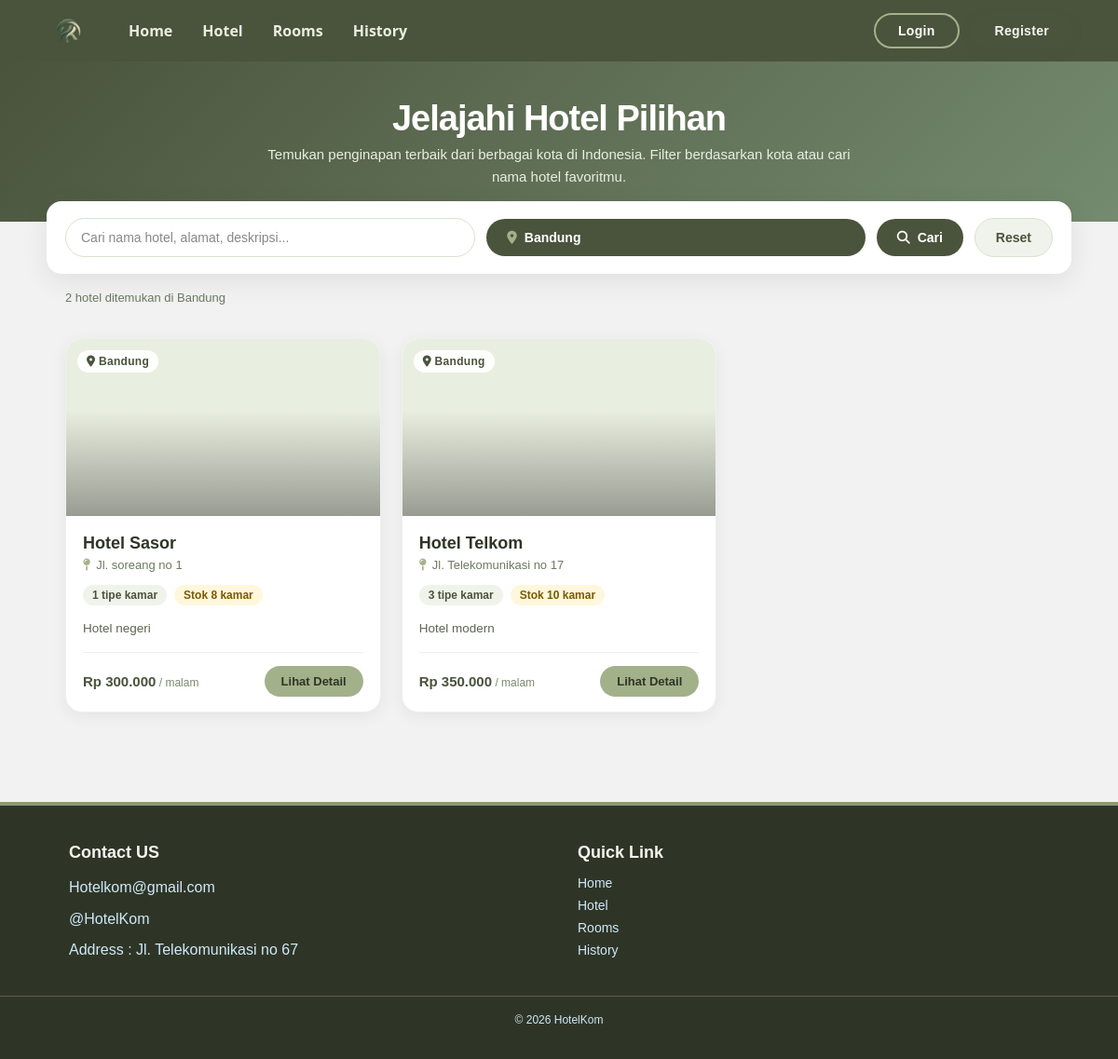
The page /hotels.php?kota=Bandung on the database its author committed.
### tables this page shows
CREATE TABLE `hotels` (
  `id_hotel` int(11) NOT NULL,
  `nama_hotel` varchar(100) NOT NULL,
  `alamat` text NOT NULL,
  `kota` varchar(50) NOT NULL,
  `deskripsi` text DEFAULT NULL
);

### hotels.php (the view, shortened to what this page needs)
<?php
require_once 'config/koneksi.php';
$q    = isset($_GET['q']) ? trim($_GET['q']) : '';
$kota = isset($_GET['kota']) ? trim($_GET['kota']) : '';
$where  = [];
$params = [];
$types  = '';
if ($kota !== '') {
    $where[] = "h.kota = ?";
    $params[] = $kota;
    $types .= 's';
}
$sql = "SELECT h.*,
               (SELECT COUNT(*) FROM rooms r WHERE r.id_hotel = h.id_hotel) AS jumlah_tipe,
               (SELECT COALESCE(SUM(r.stok_kamar),0) FROM rooms r WHERE r.id_hotel = h.id_hotel) AS total_stok,
               (SELECT MIN(r.harga_per_malam) FROM rooms r WHERE r.id_hotel = h.id_hotel) AS harga_termurah
        FROM hotels h";
if (!empty($where)) {
    $sql .= " WHERE " . implode(" AND ", $where);
}
$sql .= " ORDER BY h.id_hotel DESC";
$hotels = [];
if (!empty($params)) {
    $stmt = mysqli_prepare($koneksi, $sql);
    mysqli_stmt_bind_param($stmt, $types, ...$params);
    mysqli_stmt_execute($stmt);
    $res = mysqli_stmt_get_result($stmt);
    while ($row = mysqli_fetch_assoc($res)) $hotels[] = $row;
} else {
    $res = $koneksi->query($sql);
    if ($res) while ($row = $res->fetch_assoc()) $hotels[] = $row;
}
function e($s){ return htmlspecialchars((string)$s, ENT_QUOTES, 'UTF-8'); }
function rupiah($n){ return 'Rp ' . number_format((float)$n, 0, ',', '.'); }
include 'includes/header.php';
include 'includes/navbar.php';
?>
<section class="hotels-hero">
    <h1>Jelajahi Hotel Pilihan</h1>
    <p>Temukan penginapan terbaik dari berbagai kota di Indonesia. Filter berdasarkan kota atau cari nama hotel favoritmu.</p>
</section>
<form method="GET" class="filter-bar">
    <input type="text" name="q" placeholder="Cari nama hotel, alamat, deskripsi..." value="<?php echo e($q); ?>">
    <div class="custom-dropdown" id="kotaCustom" style="display:none;">
        <button type="button" class="custom-dropdown-trigger" id="kotaTrigger" aria-haspopup="listbox" aria-expanded="false">
            <span class="trigger-left"><i class="fa-solid fa-location-dot"></i><span id="kotaTriggerText">Semua Kota</span></span>
            <i class="fa-solid fa-chevron-down custom-dropdown-arrow"></i>
        </button>
    </div>
    <button type="submit"><i class="fa-solid fa-magnifying-glass"></i> Cari</button>
    <?php if ($q!=='' || $kota!==''): ?>
        <a href="hotels.php" class="btn-reset">Reset</a>
    <?php endif; ?>
</form>
<div class="info-bar">
    <?php echo count($hotels); ?> hotel ditemukan
    <?php if ($kota!=='' ) echo ' di '.e($kota); ?>
</div>
<section class="hotels-section">
    <?php if (empty($hotels)): ?>
        <div class="empty-state">
            <h3>Tidak ada hotel ditemukan</h3>
            <p>Coba ubah kata kunci pencarian atau pilih kota lain. Jika kamu admin, tambahkan hotel di panel admin.</p>
            <br>
            <a href="hotels.php" class="hotel-foot a" style="background:#4A533C;color:#fff;padding:10px 20px;border-radius:999px;text-decoration:none;font-weight:600;">Lihat Semua Hotel</a>
        </div>
    <?php else: ?>
        <div class="hotels-grid">
            <?php foreach ($hotels as $h): ?>
                <div class="hotel-card">
                    <div class="hotel-img">
                        <span class="hotel-badge"><i class="fa-solid fa-location-dot"></i> <?php echo e($h['kota']); ?></span>
                    </div>
                    <div class="hotel-body">
                        <h3><?php echo e($h['nama_hotel']); ?></h3>
                        <div class="hotel-meta">
                            <i class="fa-solid fa-map-pin"></i>
                            <span><?php echo e(mb_strimwidth($h['alamat'],0,42,'...')); ?></span>
                        </div>
                        <div style="display:flex;gap:8px;flex-wrap:wrap;margin:6px 0;">
                            <span style="background:#f0f3eb;color:#4A533C;padding:4px 10px;border-radius:999px;font-size:12px;font-weight:600;">
                                <?php echo (int)$h['jumlah_tipe']; ?> tipe kamar
                            </span>
                            <span style="background:#fff7dc;color:#7a5a00;padding:4px 10px;border-radius:999px;font-size:12px;font-weight:600;">
                                Stok <?php echo (int)$h['total_stok']; ?> kamar
                            </span>
                        </div>
                        <p class="hotel-desc"><?php echo $h['deskripsi'] ? e($h['deskripsi']) : 'Belum ada deskripsi untuk hotel ini.'; ?></p>
                        <div class="hotel-foot">
                            <div class="hotel-price">
                                <?php if ($h['harga_termurah']): ?>
                                    <?php echo rupiah($h['harga_termurah']); ?><small> / malam</small>
                                <?php else: ?>
                                    <small style="color:#999;">Belum ada kamar</small>
                                <?php endif; ?>
                            </div>
                            <a href="hotel_detail.php?id=<?php echo (int)$h['id_hotel']; ?>">Lihat Detail</a>
                        </div>
                    </div>
                </div>
            <?php endforeach; ?>
        </div>
    <?php endif; ?>
</section>
<?php include 'includes/footer.php'; ?>

### assets/css/style.css (style rules this page uses)
:root { --first-color: hsl(82, 60%, 28%); --title-color: hsl(0, 0%, 15%); --text-color: hsl(0, 0%, 35%); --body-color: hsl(0, 0%, 95%); --container-color: hsl(0, 0%, 100%); --body-font: "Poppins", sans-serif; --h2-font-size: 1.25rem; --small-font-size: .813rem; }
body { margin: 0; }
h1 { font-size: 60px; line-height: 100%; font-weight: 800; letter-spacing: -1px; margin: 16px 0; background: linear-gradient(90deg, #4A533C 7%, #A3B18A 90%); background-clip: text; color: transparent; }
p { font-size: 16px; line-height: 160%; }
@media screen and (min-width: 1120px) { :root { --h2-font-size: 1.5rem; --small-font-size: .875rem; } }
* { box-sizing: border-box; padding: 0; margin: 0; }
body { font-family: var(--body-font); background-color: var(--body-color); color: var(--text-color); }
::placeholder { font-weight: 500; color: #888; }

### assets/css/custom-select.css (style rules this page uses)
.trigger-left { display: flex; align-items: center; gap: 8px; flex: 1; min-width: 0; overflow: hidden; }
.trigger-left i { color: #A3B18A; font-size: 14px; flex-shrink: 0; }
.trigger-left span { overflow: hidden; text-overflow: ellipsis; white-space: nowrap; }

### rows shown on the page
hotels: kota "Bandung", nama_hotel "Hotel Sasor", alamat "Jl. soreang no 1", jumlah_tipe "1", total_stok "8", deskripsi "Hotel negeri", harga_termurah "Rp 300.000"
hotels: kota "Bandung", nama_hotel "Hotel Telkom", alamat "Jl. Telekomunikasi no 17", jumlah_tipe "3", total_stok "10", deskripsi "Hotel modern", harga_termurah "Rp 350.000"

### other values the page prints
count($hotels) "2"
$kota "Bandung"
